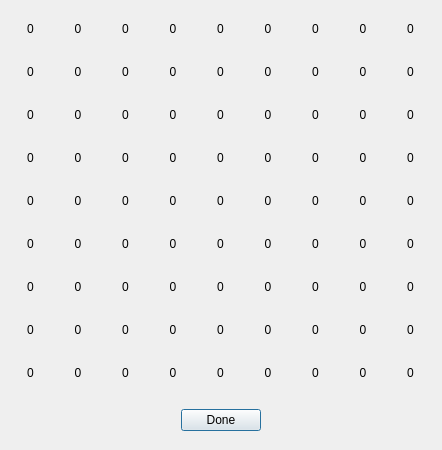
<?xml version="1.0" encoding="UTF-8"?>
<ui version="4.0">
 <class>solvedSudoku</class>
 <widget class="QDialog" name="solvedSudoku">
  <property name="geometry">
   <rect>
    <x>0</x>
    <y>0</y>
    <width>442</width>
    <height>450</height>
   </rect>
  </property>
  <property name="windowTitle">
   <string>Dialog</string>
  </property>
  <widget class="QWidget" name="gridLayoutWidget">
   <property name="geometry">
    <rect>
     <x>10</x>
     <y>10</y>
     <width>421</width>
     <height>381</height>
    </rect>
   </property>
   <layout class="QGridLayout" name="gridLayout">
    <item row="5" column="0">
     <widget class="QLabel" name="label61">
      <property name="text">
       <string>0</string>
      </property>
      <property name="alignment">
       <set>Qt::AlignCenter</set>
      </property>
     </widget>
    </item>
    <item row="4" column="8">
     <widget class="QLabel" name="label59">
      <property name="text">
       <string>0</string>
      </property>
      <property name="alignment">
       <set>Qt::AlignCenter</set>
      </property>
     </widget>
    </item>
    <item row="3" column="6">
     <widget class="QLabel" name="label47">
      <property name="text">
       <string>0</string>
      </property>
      <property name="alignment">
       <set>Qt::AlignCenter</set>
      </property>
     </widget>
    </item>
    <item row="8" column="4">
     <widget class="QLabel" name="label95">
      <property name="text">
       <string>0</string>
      </property>
      <property name="alignment">
       <set>Qt::AlignCenter</set>
      </property>
     </widget>
    </item>
    <item row="4" column="3">
     <widget class="QLabel" name="label54">
      <property name="text">
       <string>0</string>
      </property>
      <property name="alignment">
       <set>Qt::AlignCenter</set>
      </property>
     </widget>
    </item>
    <item row="2" column="6">
     <widget class="QLabel" name="label37">
      <property name="text">
       <string>0</string>
      </property>
      <property name="alignment">
       <set>Qt::AlignCenter</set>
      </property>
     </widget>
    </item>
    <item row="7" column="1">
     <widget class="QLabel" name="label82">
      <property name="text">
       <string>0</string>
      </property>
      <property name="alignment">
       <set>Qt::AlignCenter</set>
      </property>
     </widget>
    </item>
    <item row="0" column="6">
     <widget class="QLabel" name="label17">
      <property name="text">
       <string>0</string>
      </property>
      <property name="alignment">
       <set>Qt::AlignCenter</set>
      </property>
     </widget>
    </item>
    <item row="2" column="1">
     <widget class="QLabel" name="label32">
      <property name="text">
       <string>0</string>
      </property>
      <property name="alignment">
       <set>Qt::AlignCenter</set>
      </property>
     </widget>
    </item>
    <item row="0" column="3">
     <widget class="QLabel" name="label14">
      <property name="text">
       <string>0</string>
      </property>
      <property name="alignment">
       <set>Qt::AlignCenter</set>
      </property>
     </widget>
    </item>
    <item row="2" column="8">
     <widget class="QLabel" name="label39">
      <property name="text">
       <string>0</string>
      </property>
      <property name="alignment">
       <set>Qt::AlignCenter</set>
      </property>
     </widget>
    </item>
    <item row="7" column="4">
     <widget class="QLabel" name="label85">
      <property name="text">
       <string>0</string>
      </property>
      <property name="alignment">
       <set>Qt::AlignCenter</set>
      </property>
     </widget>
    </item>
    <item row="0" column="4">
     <widget class="QLabel" name="label15">
      <property name="text">
       <string>0</string>
      </property>
      <property name="alignment">
       <set>Qt::AlignCenter</set>
      </property>
     </widget>
    </item>
    <item row="6" column="4">
     <widget class="QLabel" name="label75">
      <property name="text">
       <string>0</string>
      </property>
      <property name="alignment">
       <set>Qt::AlignCenter</set>
      </property>
     </widget>
    </item>
    <item row="7" column="0">
     <widget class="QLabel" name="label81">
      <property name="text">
       <string>0</string>
      </property>
      <property name="alignment">
       <set>Qt::AlignCenter</set>
      </property>
     </widget>
    </item>
    <item row="1" column="1">
     <widget class="QLabel" name="label22">
      <property name="text">
       <string>0</string>
      </property>
      <property name="alignment">
       <set>Qt::AlignCenter</set>
      </property>
     </widget>
    </item>
    <item row="4" column="2">
     <widget class="QLabel" name="label53">
      <property name="text">
       <string>0</string>
      </property>
      <property name="alignment">
       <set>Qt::AlignCenter</set>
      </property>
     </widget>
    </item>
    <item row="7" column="2">
     <widget class="QLabel" name="label83">
      <property name="text">
       <string>0</string>
      </property>
      <property name="alignment">
       <set>Qt::AlignCenter</set>
      </property>
     </widget>
    </item>
    <item row="7" column="3">
     <widget class="QLabel" name="label84">
      <property name="text">
       <string>0</string>
      </property>
      <property name="alignment">
       <set>Qt::AlignCenter</set>
      </property>
     </widget>
    </item>
    <item row="1" column="7">
     <widget class="QLabel" name="label28">
      <property name="text">
       <string>0</string>
      </property>
      <property name="alignment">
       <set>Qt::AlignCenter</set>
      </property>
     </widget>
    </item>
    <item row="1" column="3">
     <widget class="QLabel" name="label24">
      <property name="text">
       <string>0</string>
      </property>
      <property name="alignment">
       <set>Qt::AlignCenter</set>
      </property>
     </widget>
    </item>
    <item row="3" column="1">
     <widget class="QLabel" name="label42">
      <property name="text">
       <string>0</string>
      </property>
      <property name="alignment">
       <set>Qt::AlignCenter</set>
      </property>
     </widget>
    </item>
    <item row="1" column="5">
     <widget class="QLabel" name="label26">
      <property name="text">
       <string>0</string>
      </property>
      <property name="alignment">
       <set>Qt::AlignCenter</set>
      </property>
     </widget>
    </item>
    <item row="2" column="0">
     <widget class="QLabel" name="label31">
      <property name="text">
       <string>0</string>
      </property>
      <property name="alignment">
       <set>Qt::AlignCenter</set>
      </property>
     </widget>
    </item>
    <item row="1" column="2">
     <widget class="QLabel" name="label23">
      <property name="text">
       <string>0</string>
      </property>
      <property name="alignment">
       <set>Qt::AlignCenter</set>
      </property>
     </widget>
    </item>
    <item row="4" column="1">
     <widget class="QLabel" name="label52">
      <property name="text">
       <string>0</string>
      </property>
      <property name="alignment">
       <set>Qt::AlignCenter</set>
      </property>
     </widget>
    </item>
    <item row="7" column="7">
     <widget class="QLabel" name="label88">
      <property name="text">
       <string>0</string>
      </property>
      <property name="alignment">
       <set>Qt::AlignCenter</set>
      </property>
     </widget>
    </item>
    <item row="5" column="2">
     <widget class="QLabel" name="label63">
      <property name="text">
       <string>0</string>
      </property>
      <property name="alignment">
       <set>Qt::AlignCenter</set>
      </property>
     </widget>
    </item>
    <item row="1" column="8">
     <widget class="QLabel" name="label29">
      <property name="text">
       <string>0</string>
      </property>
      <property name="alignment">
       <set>Qt::AlignCenter</set>
      </property>
     </widget>
    </item>
    <item row="0" column="1">
     <widget class="QLabel" name="label12">
      <property name="text">
       <string>0</string>
      </property>
      <property name="alignment">
       <set>Qt::AlignCenter</set>
      </property>
     </widget>
    </item>
    <item row="6" column="3">
     <widget class="QLabel" name="label74">
      <property name="text">
       <string>0</string>
      </property>
      <property name="alignment">
       <set>Qt::AlignCenter</set>
      </property>
     </widget>
    </item>
    <item row="6" column="2">
     <widget class="QLabel" name="label73">
      <property name="text">
       <string>0</string>
      </property>
      <property name="alignment">
       <set>Qt::AlignCenter</set>
      </property>
     </widget>
    </item>
    <item row="3" column="8">
     <widget class="QLabel" name="label49">
      <property name="text">
       <string>0</string>
      </property>
      <property name="alignment">
       <set>Qt::AlignCenter</set>
      </property>
     </widget>
    </item>
    <item row="1" column="4">
     <widget class="QLabel" name="label25">
      <property name="text">
       <string>0</string>
      </property>
      <property name="alignment">
       <set>Qt::AlignCenter</set>
      </property>
     </widget>
    </item>
    <item row="4" column="7">
     <widget class="QLabel" name="label58">
      <property name="text">
       <string>0</string>
      </property>
      <property name="alignment">
       <set>Qt::AlignCenter</set>
      </property>
     </widget>
    </item>
    <item row="2" column="7">
     <widget class="QLabel" name="label38">
      <property name="text">
       <string>0</string>
      </property>
      <property name="alignment">
       <set>Qt::AlignCenter</set>
      </property>
     </widget>
    </item>
    <item row="2" column="4">
     <widget class="QLabel" name="label35">
      <property name="text">
       <string>0</string>
      </property>
      <property name="alignment">
       <set>Qt::AlignCenter</set>
      </property>
     </widget>
    </item>
    <item row="2" column="2">
     <widget class="QLabel" name="label33">
      <property name="text">
       <string>0</string>
      </property>
      <property name="alignment">
       <set>Qt::AlignCenter</set>
      </property>
     </widget>
    </item>
    <item row="5" column="4">
     <widget class="QLabel" name="label65">
      <property name="text">
       <string>0</string>
      </property>
      <property name="alignment">
       <set>Qt::AlignCenter</set>
      </property>
     </widget>
    </item>
    <item row="8" column="2">
     <widget class="QLabel" name="label93">
      <property name="text">
       <string>0</string>
      </property>
      <property name="alignment">
       <set>Qt::AlignCenter</set>
      </property>
     </widget>
    </item>
    <item row="7" column="8">
     <widget class="QLabel" name="label89">
      <property name="text">
       <string>0</string>
      </property>
      <property name="alignment">
       <set>Qt::AlignCenter</set>
      </property>
     </widget>
    </item>
    <item row="2" column="5">
     <widget class="QLabel" name="label36">
      <property name="text">
       <string>0</string>
      </property>
      <property name="alignment">
       <set>Qt::AlignCenter</set>
      </property>
     </widget>
    </item>
    <item row="5" column="6">
     <widget class="QLabel" name="label67">
      <property name="text">
       <string>0</string>
      </property>
      <property name="alignment">
       <set>Qt::AlignCenter</set>
      </property>
     </widget>
    </item>
    <item row="3" column="0">
     <widget class="QLabel" name="label41">
      <property name="text">
       <string>0</string>
      </property>
      <property name="alignment">
       <set>Qt::AlignCenter</set>
      </property>
     </widget>
    </item>
    <item row="5" column="1">
     <widget class="QLabel" name="label62">
      <property name="text">
       <string>0</string>
      </property>
      <property name="alignment">
       <set>Qt::AlignCenter</set>
      </property>
     </widget>
    </item>
    <item row="6" column="7">
     <widget class="QLabel" name="label78">
      <property name="text">
       <string>0</string>
      </property>
      <property name="alignment">
       <set>Qt::AlignCenter</set>
      </property>
     </widget>
    </item>
    <item row="6" column="6">
     <widget class="QLabel" name="label77">
      <property name="text">
       <string>0</string>
      </property>
      <property name="alignment">
       <set>Qt::AlignCenter</set>
      </property>
     </widget>
    </item>
    <item row="8" column="7">
     <widget class="QLabel" name="label98">
      <property name="text">
       <string>0</string>
      </property>
      <property name="alignment">
       <set>Qt::AlignCenter</set>
      </property>
     </widget>
    </item>
    <item row="5" column="5">
     <widget class="QLabel" name="label66">
      <property name="text">
       <string>0</string>
      </property>
      <property name="alignment">
       <set>Qt::AlignCenter</set>
      </property>
     </widget>
    </item>
    <item row="6" column="0">
     <widget class="QLabel" name="label71">
      <property name="text">
       <string>0</string>
      </property>
      <property name="alignment">
       <set>Qt::AlignCenter</set>
      </property>
     </widget>
    </item>
    <item row="3" column="7">
     <widget class="QLabel" name="label48">
      <property name="text">
       <string>0</string>
      </property>
      <property name="alignment">
       <set>Qt::AlignCenter</set>
      </property>
     </widget>
    </item>
    <item row="5" column="8">
     <widget class="QLabel" name="label69">
      <property name="text">
       <string>0</string>
      </property>
      <property name="alignment">
       <set>Qt::AlignCenter</set>
      </property>
     </widget>
    </item>
    <item row="0" column="2">
     <widget class="QLabel" name="label13">
      <property name="text">
       <string>0</string>
      </property>
      <property name="alignment">
       <set>Qt::AlignCenter</set>
      </property>
     </widget>
    </item>
    <item row="0" column="5">
     <widget class="QLabel" name="label16">
      <property name="text">
       <string>0</string>
      </property>
      <property name="alignment">
       <set>Qt::AlignCenter</set>
      </property>
     </widget>
    </item>
    <item row="6" column="8">
     <widget class="QLabel" name="label79">
      <property name="text">
       <string>0</string>
      </property>
      <property name="alignment">
       <set>Qt::AlignCenter</set>
      </property>
     </widget>
    </item>
    <item row="6" column="1">
     <widget class="QLabel" name="label72">
      <property name="text">
       <string>0</string>
      </property>
      <property name="alignment">
       <set>Qt::AlignCenter</set>
      </property>
     </widget>
    </item>
    <item row="5" column="3">
     <widget class="QLabel" name="label64">
      <property name="text">
       <string>0</string>
      </property>
      <property name="alignment">
       <set>Qt::AlignCenter</set>
      </property>
     </widget>
    </item>
    <item row="1" column="6">
     <widget class="QLabel" name="label27">
      <property name="text">
       <string>0</string>
      </property>
      <property name="alignment">
       <set>Qt::AlignCenter</set>
      </property>
     </widget>
    </item>
    <item row="8" column="6">
     <widget class="QLabel" name="label97">
      <property name="text">
       <string>0</string>
      </property>
      <property name="alignment">
       <set>Qt::AlignCenter</set>
      </property>
     </widget>
    </item>
    <item row="4" column="6">
     <widget class="QLabel" name="label57">
      <property name="text">
       <string>0</string>
      </property>
      <property name="alignment">
       <set>Qt::AlignCenter</set>
      </property>
     </widget>
    </item>
    <item row="1" column="0">
     <widget class="QLabel" name="label21">
      <property name="text">
       <string>0</string>
      </property>
      <property name="alignment">
       <set>Qt::AlignCenter</set>
      </property>
     </widget>
    </item>
    <item row="2" column="3">
     <widget class="QLabel" name="label34">
      <property name="text">
       <string>0</string>
      </property>
      <property name="alignment">
       <set>Qt::AlignCenter</set>
      </property>
     </widget>
    </item>
    <item row="4" column="0">
     <widget class="QLabel" name="label51">
      <property name="text">
       <string>0</string>
      </property>
      <property name="alignment">
       <set>Qt::AlignCenter</set>
      </property>
     </widget>
    </item>
    <item row="0" column="0">
     <widget class="QLabel" name="label11">
      <property name="text">
       <string>0</string>
      </property>
      <property name="alignment">
       <set>Qt::AlignCenter</set>
      </property>
     </widget>
    </item>
    <item row="8" column="3">
     <widget class="QLabel" name="label94">
      <property name="text">
       <string>0</string>
      </property>
      <property name="alignment">
       <set>Qt::AlignCenter</set>
      </property>
     </widget>
    </item>
    <item row="8" column="0">
     <widget class="QLabel" name="label91">
      <property name="text">
       <string>0</string>
      </property>
      <property name="alignment">
       <set>Qt::AlignCenter</set>
      </property>
     </widget>
    </item>
    <item row="8" column="8">
     <widget class="QLabel" name="label99">
      <property name="text">
       <string>0</string>
      </property>
      <property name="alignment">
       <set>Qt::AlignCenter</set>
      </property>
     </widget>
    </item>
    <item row="5" column="7">
     <widget class="QLabel" name="label68">
      <property name="text">
       <string>0</string>
      </property>
      <property name="alignment">
       <set>Qt::AlignCenter</set>
      </property>
     </widget>
    </item>
    <item row="7" column="5">
     <widget class="QLabel" name="label86">
      <property name="text">
       <string>0</string>
      </property>
      <property name="alignment">
       <set>Qt::AlignCenter</set>
      </property>
     </widget>
    </item>
    <item row="3" column="4">
     <widget class="QLabel" name="label45">
      <property name="text">
       <string>0</string>
      </property>
      <property name="alignment">
       <set>Qt::AlignCenter</set>
      </property>
     </widget>
    </item>
    <item row="0" column="8">
     <widget class="QLabel" name="label19">
      <property name="text">
       <string>0</string>
      </property>
      <property name="alignment">
       <set>Qt::AlignCenter</set>
      </property>
     </widget>
    </item>
    <item row="3" column="3">
     <widget class="QLabel" name="label44">
      <property name="text">
       <string>0</string>
      </property>
      <property name="alignment">
       <set>Qt::AlignCenter</set>
      </property>
     </widget>
    </item>
    <item row="4" column="5">
     <widget class="QLabel" name="label56">
      <property name="text">
       <string>0</string>
      </property>
      <property name="alignment">
       <set>Qt::AlignCenter</set>
      </property>
     </widget>
    </item>
    <item row="8" column="1">
     <widget class="QLabel" name="label92">
      <property name="text">
       <string>0</string>
      </property>
      <property name="alignment">
       <set>Qt::AlignCenter</set>
      </property>
     </widget>
    </item>
    <item row="3" column="5">
     <widget class="QLabel" name="label46">
      <property name="text">
       <string>0</string>
      </property>
      <property name="alignment">
       <set>Qt::AlignCenter</set>
      </property>
     </widget>
    </item>
    <item row="7" column="6">
     <widget class="QLabel" name="label87">
      <property name="text">
       <string>0</string>
      </property>
      <property name="alignment">
       <set>Qt::AlignCenter</set>
      </property>
     </widget>
    </item>
    <item row="4" column="4">
     <widget class="QLabel" name="label55">
      <property name="text">
       <string>0</string>
      </property>
      <property name="alignment">
       <set>Qt::AlignCenter</set>
      </property>
     </widget>
    </item>
    <item row="6" column="5">
     <widget class="QLabel" name="label76">
      <property name="text">
       <string>0</string>
      </property>
      <property name="alignment">
       <set>Qt::AlignCenter</set>
      </property>
     </widget>
    </item>
    <item row="0" column="7">
     <widget class="QLabel" name="label18">
      <property name="text">
       <string>0</string>
      </property>
      <property name="alignment">
       <set>Qt::AlignCenter</set>
      </property>
     </widget>
    </item>
    <item row="8" column="5">
     <widget class="QLabel" name="label96">
      <property name="text">
       <string>0</string>
      </property>
      <property name="alignment">
       <set>Qt::AlignCenter</set>
      </property>
     </widget>
    </item>
    <item row="3" column="2">
     <widget class="QLabel" name="label43">
      <property name="text">
       <string>0</string>
      </property>
      <property name="alignment">
       <set>Qt::AlignCenter</set>
      </property>
     </widget>
    </item>
   </layout>
  </widget>
  <widget class="QWidget" name="horizontalLayoutWidget">
   <property name="geometry">
    <rect>
     <x>10</x>
     <y>400</y>
     <width>421</width>
     <height>41</height>
    </rect>
   </property>
   <layout class="QHBoxLayout" name="horizontalLayout">
    <item>
     <spacer name="horizontalSpacer">
      <property name="orientation">
       <enum>Qt::Horizontal</enum>
      </property>
      <property name="sizeHint" stdset="0">
       <size>
        <width>40</width>
        <height>20</height>
       </size>
      </property>
     </spacer>
    </item>
    <item>
     <widget class="QPushButton" name="doneButton">
      <property name="text">
       <string>Done</string>
      </property>
     </widget>
    </item>
    <item>
     <spacer name="horizontalSpacer_2">
      <property name="orientation">
       <enum>Qt::Horizontal</enum>
      </property>
      <property name="sizeHint" stdset="0">
       <size>
        <width>40</width>
        <height>20</height>
       </size>
      </property>
     </spacer>
    </item>
   </layout>
  </widget>
 </widget>
 <resources/>
 <connections/>
</ui>
